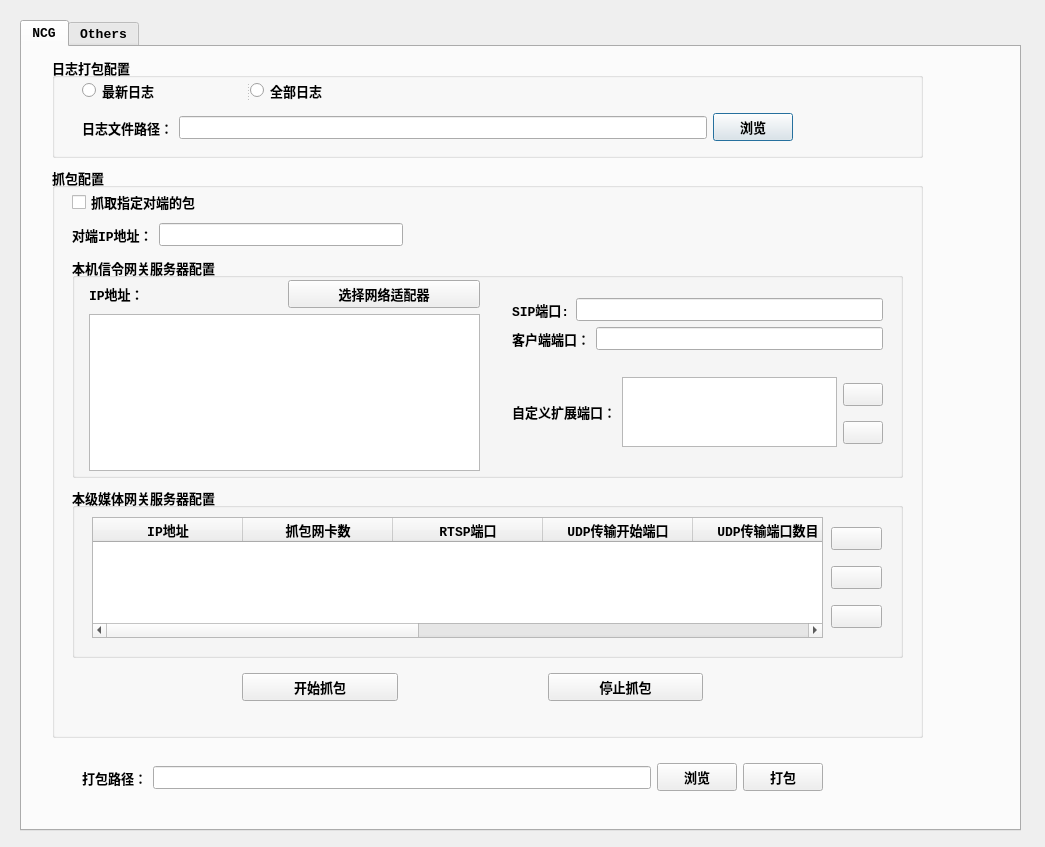
<?xml version="1.0" encoding="UTF-8"?>
<ui version="4.0">
 <class>NcgPcapDialog</class>
 <widget class="QDialog" name="NcgPcapDialog">
  <property name="geometry">
   <rect>
    <x>0</x>
    <y>0</y>
    <width>1045</width>
    <height>847</height>
   </rect>
  </property>
  <property name="windowTitle">
   <string>NcgPcap</string>
  </property>
  <property name="windowIcon">
   <iconset>
    <normaloff>rsc/icon/mainWindow_icon.png</normaloff>rsc/icon/mainWindow_icon.png</iconset>
  </property>
  <widget class="QTabWidget" name="tabWidget">
   <property name="geometry">
    <rect>
     <x>20</x>
     <y>20</y>
     <width>1001</width>
     <height>811</height>
    </rect>
   </property>
   <property name="font">
    <font>
     <family>Consolas</family>
     <pointsize>10</pointsize>
     <weight>75</weight>
     <bold>true</bold>
    </font>
   </property>
   <property name="accessibleName">
    <string/>
   </property>
   <property name="currentIndex">
    <number>0</number>
   </property>
   <widget class="QWidget" name="NcgTab">
    <property name="accessibleName">
     <string>NCG</string>
    </property>
    <attribute name="title">
     <string>NCG</string>
    </attribute>
    <widget class="QGroupBox" name="LogConfGroupBox">
     <property name="geometry">
      <rect>
       <x>30</x>
       <y>10</y>
       <width>871</width>
       <height>101</height>
      </rect>
     </property>
     <property name="font">
      <font>
       <family>Consolas</family>
       <pointsize>10</pointsize>
       <weight>75</weight>
       <bold>true</bold>
      </font>
     </property>
     <property name="title">
      <string>日志打包配置</string>
     </property>
     <widget class="QWidget" name="layoutWidget">
      <property name="geometry">
       <rect>
        <x>30</x>
        <y>50</y>
        <width>711</width>
        <height>41</height>
       </rect>
      </property>
      <layout class="QHBoxLayout" name="horizontalLayout">
       <item>
        <widget class="QLabel" name="LogPathStatic">
         <property name="font">
          <font>
           <family>Consolas</family>
           <pointsize>10</pointsize>
           <weight>75</weight>
           <bold>true</bold>
          </font>
         </property>
         <property name="text">
          <string>日志文件路径：</string>
         </property>
        </widget>
       </item>
       <item>
        <widget class="QLineEdit" name="LogPathEdit">
         <property name="readOnly">
          <bool>true</bool>
         </property>
        </widget>
       </item>
       <item>
        <widget class="QPushButton" name="LogPathScanBtn">
         <property name="text">
          <string>浏览</string>
         </property>
        </widget>
       </item>
      </layout>
     </widget>
     <widget class="QSplitter" name="splitter">
      <property name="geometry">
       <rect>
        <x>30</x>
        <y>18</y>
        <width>331</width>
        <height>31</height>
       </rect>
      </property>
      <property name="orientation">
       <enum>Qt::Horizontal</enum>
      </property>
      <widget class="QRadioButton" name="NewestLogRadioBtn">
       <property name="text">
        <string>最新日志</string>
       </property>
      </widget>
      <widget class="QRadioButton" name="AllLogRadioBtn">
       <property name="text">
        <string>全部日志</string>
       </property>
      </widget>
     </widget>
    </widget>
    <widget class="QGroupBox" name="PCapGroupBox">
     <property name="geometry">
      <rect>
       <x>30</x>
       <y>120</y>
       <width>871</width>
       <height>571</height>
      </rect>
     </property>
     <property name="font">
      <font>
       <family>Consolas</family>
       <pointsize>10</pointsize>
       <weight>75</weight>
       <bold>true</bold>
      </font>
     </property>
     <property name="title">
      <string>抓包配置</string>
     </property>
     <widget class="QGroupBox" name="LocalComtGroupBox">
      <property name="geometry">
       <rect>
        <x>20</x>
        <y>90</y>
        <width>831</width>
        <height>221</height>
       </rect>
      </property>
      <property name="title">
       <string>本机信令网关服务器配置</string>
      </property>
      <widget class="QWidget" name="layoutWidget">
       <property name="geometry">
        <rect>
         <x>17</x>
         <y>23</y>
         <width>391</width>
         <height>191</height>
        </rect>
       </property>
       <layout class="QGridLayout" name="gridLayout">
        <item row="0" column="0">
         <layout class="QHBoxLayout" name="horizontalLayout_5">
          <item>
           <widget class="QLabel" name="LocalIpStatic">
            <property name="text">
             <string>IP地址：</string>
            </property>
           </widget>
          </item>
          <item>
           <widget class="QPushButton" name="InterfaceChooseBtn">
            <property name="text">
             <string>选择网络适配器</string>
            </property>
           </widget>
          </item>
         </layout>
        </item>
        <item row="1" column="0">
         <widget class="QTextEdit" name="cascInterfaceShowEdit">
          <property name="html">
           <string>&lt;!DOCTYPE HTML PUBLIC &quot;-//W3C//DTD HTML 4.0//EN&quot; &quot;http://www.w3.org/TR/REC-html40/strict.dtd&quot;&gt;
&lt;html&gt;&lt;head&gt;&lt;meta name=&quot;qrichtext&quot; content=&quot;1&quot; /&gt;&lt;style type=&quot;text/css&quot;&gt;
p, li { white-space: pre-wrap; }
&lt;/style&gt;&lt;/head&gt;&lt;body style=&quot; font-family:'Consolas'; font-size:10pt; font-weight:600; font-style:normal;&quot;&gt;
&lt;p style=&quot;-qt-paragraph-type:empty; margin-top:0px; margin-bottom:0px; margin-left:0px; margin-right:0px; -qt-block-indent:0; text-indent:0px;&quot;&gt;&lt;br /&gt;&lt;/p&gt;&lt;/body&gt;&lt;/html&gt;</string>
          </property>
         </widget>
        </item>
       </layout>
      </widget>
      <widget class="QWidget" name="layoutWidget">
       <property name="geometry">
        <rect>
         <x>440</x>
         <y>20</y>
         <width>371</width>
         <height>191</height>
        </rect>
       </property>
       <layout class="QGridLayout" name="gridLayout_4">
        <item row="0" column="0">
         <layout class="QVBoxLayout" name="verticalLayout">
          <item>
           <layout class="QHBoxLayout" name="horizontalLayout_4">
            <item>
             <widget class="QLabel" name="SipPortStatic">
              <property name="font">
               <font>
                <family>Consolas</family>
                <pointsize>10</pointsize>
                <weight>75</weight>
                <bold>true</bold>
               </font>
              </property>
              <property name="text">
               <string>SIP端口:</string>
              </property>
             </widget>
            </item>
            <item>
             <widget class="QLineEdit" name="SipPortEdit">
              <property name="readOnly">
               <bool>true</bool>
              </property>
             </widget>
            </item>
           </layout>
          </item>
          <item>
           <layout class="QHBoxLayout" name="horizontalLayout_3">
            <item>
             <widget class="QLabel" name="PrivatePortStatic">
              <property name="font">
               <font>
                <family>Consolas</family>
                <pointsize>10</pointsize>
                <weight>75</weight>
                <bold>true</bold>
               </font>
              </property>
              <property name="text">
               <string>客户端端口：</string>
              </property>
             </widget>
            </item>
            <item>
             <widget class="QLineEdit" name="PrivatePortEdit">
              <property name="readOnly">
               <bool>true</bool>
              </property>
             </widget>
            </item>
           </layout>
          </item>
         </layout>
        </item>
        <item row="1" column="0">
         <layout class="QGridLayout" name="gridLayout_3">
          <item row="0" column="1" rowspan="2">
           <widget class="QListWidget" name="PortablePortList">
            <property name="focusPolicy">
             <enum>Qt::ClickFocus</enum>
            </property>
            <property name="editTriggers">
             <set>QAbstractItemView::CurrentChanged|QAbstractItemView::DoubleClicked|QAbstractItemView::EditKeyPressed|QAbstractItemView::SelectedClicked</set>
            </property>
           </widget>
          </item>
          <item row="0" column="2">
           <widget class="QPushButton" name="AddPortablePortBtn">
            <property name="text">
             <string/>
            </property>
            <property name="icon">
             <iconset>
              <normaloff>rsc/icon/add_media_icon.png</normaloff>rsc/icon/add_media_icon.png</iconset>
            </property>
           </widget>
          </item>
          <item row="1" column="2">
           <widget class="QPushButton" name="DelPortablePortBtn">
            <property name="text">
             <string/>
            </property>
            <property name="icon">
             <iconset>
              <normaloff>rsc/icon/delete_media_icon.png</normaloff>rsc/icon/delete_media_icon.png</iconset>
            </property>
           </widget>
          </item>
          <item row="0" column="0" rowspan="2">
           <widget class="QLabel" name="PortablePortStatic">
            <property name="text">
             <string>自定义扩展端口：</string>
            </property>
           </widget>
          </item>
         </layout>
        </item>
       </layout>
      </widget>
     </widget>
     <widget class="QGroupBox" name="MediaGroupBox">
      <property name="geometry">
       <rect>
        <x>20</x>
        <y>320</y>
        <width>831</width>
        <height>171</height>
       </rect>
      </property>
      <property name="title">
       <string>本级媒体网关服务器配置</string>
      </property>
      <widget class="QTableWidget" name="MediaTable">
       <property name="geometry">
        <rect>
         <x>20</x>
         <y>30</y>
         <width>731</width>
         <height>121</height>
        </rect>
       </property>
       <property name="font">
        <font>
         <family>Consolas</family>
         <pointsize>10</pointsize>
         <weight>75</weight>
         <bold>true</bold>
        </font>
       </property>
       <property name="midLineWidth">
        <number>0</number>
       </property>
       <property name="editTriggers">
        <set>QAbstractItemView::NoEditTriggers</set>
       </property>
       <property name="selectionBehavior">
        <enum>QAbstractItemView::SelectRows</enum>
       </property>
       <attribute name="horizontalHeaderDefaultSectionSize">
        <number>150</number>
       </attribute>
       <column>
        <property name="text">
         <string>IP地址</string>
        </property>
        <property name="font">
         <font>
          <family>Consolas</family>
          <pointsize>10</pointsize>
          <weight>75</weight>
          <bold>true</bold>
         </font>
        </property>
       </column>
       <column>
        <property name="text">
         <string>抓包网卡数</string>
        </property>
        <property name="font">
         <font>
          <family>Consolas</family>
          <pointsize>10</pointsize>
          <weight>75</weight>
          <bold>true</bold>
         </font>
        </property>
       </column>
       <column>
        <property name="text">
         <string>RTSP端口</string>
        </property>
        <property name="font">
         <font>
          <family>Consolas</family>
          <pointsize>10</pointsize>
          <weight>75</weight>
          <bold>true</bold>
         </font>
        </property>
       </column>
       <column>
        <property name="text">
         <string>UDP传输开始端口</string>
        </property>
        <property name="font">
         <font>
          <family>Consolas</family>
          <pointsize>10</pointsize>
          <weight>75</weight>
          <bold>true</bold>
         </font>
        </property>
       </column>
       <column>
        <property name="text">
         <string>UDP传输端口数目</string>
        </property>
        <property name="font">
         <font>
          <family>Consolas</family>
          <pointsize>10</pointsize>
          <weight>75</weight>
          <bold>true</bold>
         </font>
        </property>
       </column>
       <column>
        <property name="text">
         <string>RTSP接收端口Base</string>
        </property>
        <property name="font">
         <font>
          <family>Consolas</family>
          <pointsize>10</pointsize>
          <weight>75</weight>
          <bold>true</bold>
         </font>
        </property>
       </column>
       <column>
        <property name="text">
         <string>RTSP接收端口数目</string>
        </property>
        <property name="font">
         <font>
          <family>Consolas</family>
          <pointsize>10</pointsize>
          <weight>75</weight>
          <bold>true</bold>
         </font>
        </property>
       </column>
       <column>
        <property name="text">
         <string>RTSP发送端口Base</string>
        </property>
        <property name="font">
         <font>
          <family>Consolas</family>
          <pointsize>10</pointsize>
          <weight>75</weight>
          <bold>true</bold>
         </font>
        </property>
       </column>
       <column>
        <property name="text">
         <string>RTSP发送端口数目</string>
        </property>
        <property name="font">
         <font>
          <family>Consolas</family>
          <pointsize>10</pointsize>
          <weight>75</weight>
          <bold>true</bold>
         </font>
        </property>
       </column>
      </widget>
      <widget class="QWidget" name="layoutWidget">
       <property name="geometry">
        <rect>
         <x>759</x>
         <y>30</y>
         <width>51</width>
         <height>121</height>
        </rect>
       </property>
       <layout class="QVBoxLayout" name="verticalLayout_3">
        <item>
         <widget class="QPushButton" name="AddMediaBtn">
          <property name="toolTip">
           <string>&lt;html&gt;&lt;head/&gt;&lt;body&gt;&lt;p&gt;添加媒体网关配置项&lt;/p&gt;&lt;/body&gt;&lt;/html&gt;</string>
          </property>
          <property name="text">
           <string/>
          </property>
          <property name="icon">
           <iconset>
            <normaloff>rsc/icon/add_media_icon.png</normaloff>rsc/icon/add_media_icon.png</iconset>
          </property>
         </widget>
        </item>
        <item>
         <widget class="QPushButton" name="ModMediaBtn">
          <property name="toolTip">
           <string>修改选中的媒体网关信息</string>
          </property>
          <property name="text">
           <string/>
          </property>
          <property name="icon">
           <iconset>
            <normaloff>rsc/icon/mod_media.png</normaloff>rsc/icon/mod_media.png</iconset>
          </property>
         </widget>
        </item>
        <item>
         <widget class="QPushButton" name="DelMediaBtn">
          <property name="toolTip">
           <string>&lt;html&gt;&lt;head/&gt;&lt;body&gt;&lt;p&gt;删除媒体网关配置项&lt;/p&gt;&lt;/body&gt;&lt;/html&gt;</string>
          </property>
          <property name="text">
           <string/>
          </property>
          <property name="icon">
           <iconset>
            <normaloff>rsc/icon/delete_media_icon.png</normaloff>rsc/icon/delete_media_icon.png</iconset>
          </property>
         </widget>
        </item>
       </layout>
      </widget>
     </widget>
     <widget class="QWidget" name="layoutWidget">
      <property name="geometry">
       <rect>
        <x>20</x>
        <y>20</y>
        <width>331</width>
        <height>61</height>
       </rect>
      </property>
      <layout class="QGridLayout" name="gridLayout_2">
       <item row="0" column="0" colspan="2">
        <widget class="QCheckBox" name="specificCapCheckBox">
         <property name="text">
          <string>抓取指定对端的包</string>
         </property>
        </widget>
       </item>
       <item row="1" column="0">
        <widget class="QLabel" name="OthIpStatic">
         <property name="text">
          <string>对端IP地址：</string>
         </property>
        </widget>
       </item>
       <item row="1" column="1">
        <widget class="QLineEdit" name="OthIpEdit"/>
       </item>
      </layout>
     </widget>
     <widget class="QWidget" name="layoutWidget">
      <property name="geometry">
       <rect>
        <x>190</x>
        <y>500</y>
        <width>461</width>
        <height>41</height>
       </rect>
      </property>
      <layout class="QGridLayout" name="gridLayout_5">
       <property name="spacing">
        <number>150</number>
       </property>
       <item row="0" column="0">
        <widget class="QPushButton" name="StartCapBtn">
         <property name="text">
          <string>开始抓包</string>
         </property>
        </widget>
       </item>
       <item row="0" column="1">
        <widget class="QPushButton" name="StopCapBtn">
         <property name="text">
          <string>停止抓包</string>
         </property>
        </widget>
       </item>
      </layout>
     </widget>
    </widget>
    <widget class="QWidget" name="layoutWidget">
     <property name="geometry">
      <rect>
       <x>60</x>
       <y>710</y>
       <width>741</width>
       <height>41</height>
      </rect>
     </property>
     <layout class="QHBoxLayout" name="horizontalLayout_6">
      <item>
       <widget class="QLabel" name="AllCompressedPath">
        <property name="text">
         <string>打包路径：</string>
        </property>
       </widget>
      </item>
      <item>
       <widget class="QLineEdit" name="AllCompressedPathEdit"/>
      </item>
      <item>
       <widget class="QPushButton" name="AllCompressedPathScanBtn">
        <property name="text">
         <string>浏览</string>
        </property>
       </widget>
      </item>
      <item>
       <widget class="QPushButton" name="CompressBtn">
        <property name="text">
         <string>打包</string>
        </property>
       </widget>
      </item>
     </layout>
    </widget>
   </widget>
   <widget class="QWidget" name="OthersTab">
    <attribute name="title">
     <string>Others</string>
    </attribute>
   </widget>
  </widget>
  <action name="actionOpenFile">
   <property name="icon">
    <iconset>
     <normaloff>rsc/icon/open_file.png</normaloff>rsc/icon/open_file.png</iconset>
   </property>
   <property name="text">
    <string>OpenFile</string>
   </property>
   <property name="toolTip">
    <string>打开文件</string>
   </property>
   <property name="font">
    <font>
     <family>Consolas</family>
     <pointsize>10</pointsize>
     <weight>75</weight>
     <bold>true</bold>
    </font>
   </property>
  </action>
 </widget>
 <resources/>
 <connections/>
 <slots>
  <slot>another(QListWidgetItem*,QListWidgetItem*)</slot>
 </slots>
</ui>
